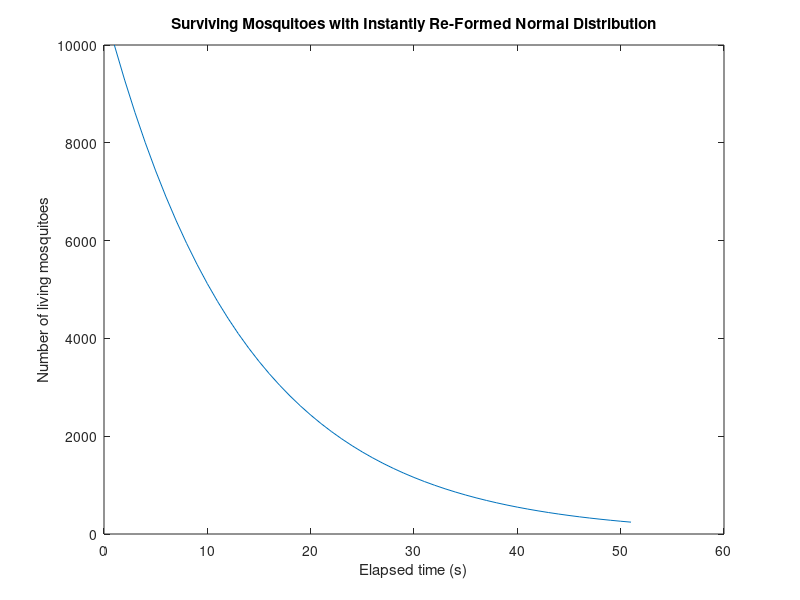

This figure's MATLAB source:
nM = 10000; %number of mosquitoes/particles
L = 100;    %length of workspace
mu = L/2;   %mean of distribution
sigma = L/10;   %st. dev. of distribution
killPct = 0.9;  %kill rate
r = 1.0;    %radius of area covered by robot in a time step

iters = 50;  %number of iterations for simulation
t = zeros(1,iters);

%calculate percentage of mosquitoes in the robot's kill area
insideRPct = normcdf(mu+r,mu,sigma) - normcdf(mu-r,mu,sigma);
%set surviving percentage at each time step
survivalPct = 1-killPct*insideRPct;
%initialize number of mosquitoes
newNM = nM;

%build array of number of living mosquitoes after each time step
for i = 1:iters
    newNM = newNM*survivalPct;
    t(i) = newNM;
end

%number of living mosquitoes at time t as a function of t
%f(t) = nM*survivalPct^t;

plot([nM t])
xlabel('Elapsed time (s)')
ylabel('Number of living mosquitoes')
title('Surviving Mosquitoes with Instantly Re-Formed Normal Distribution')